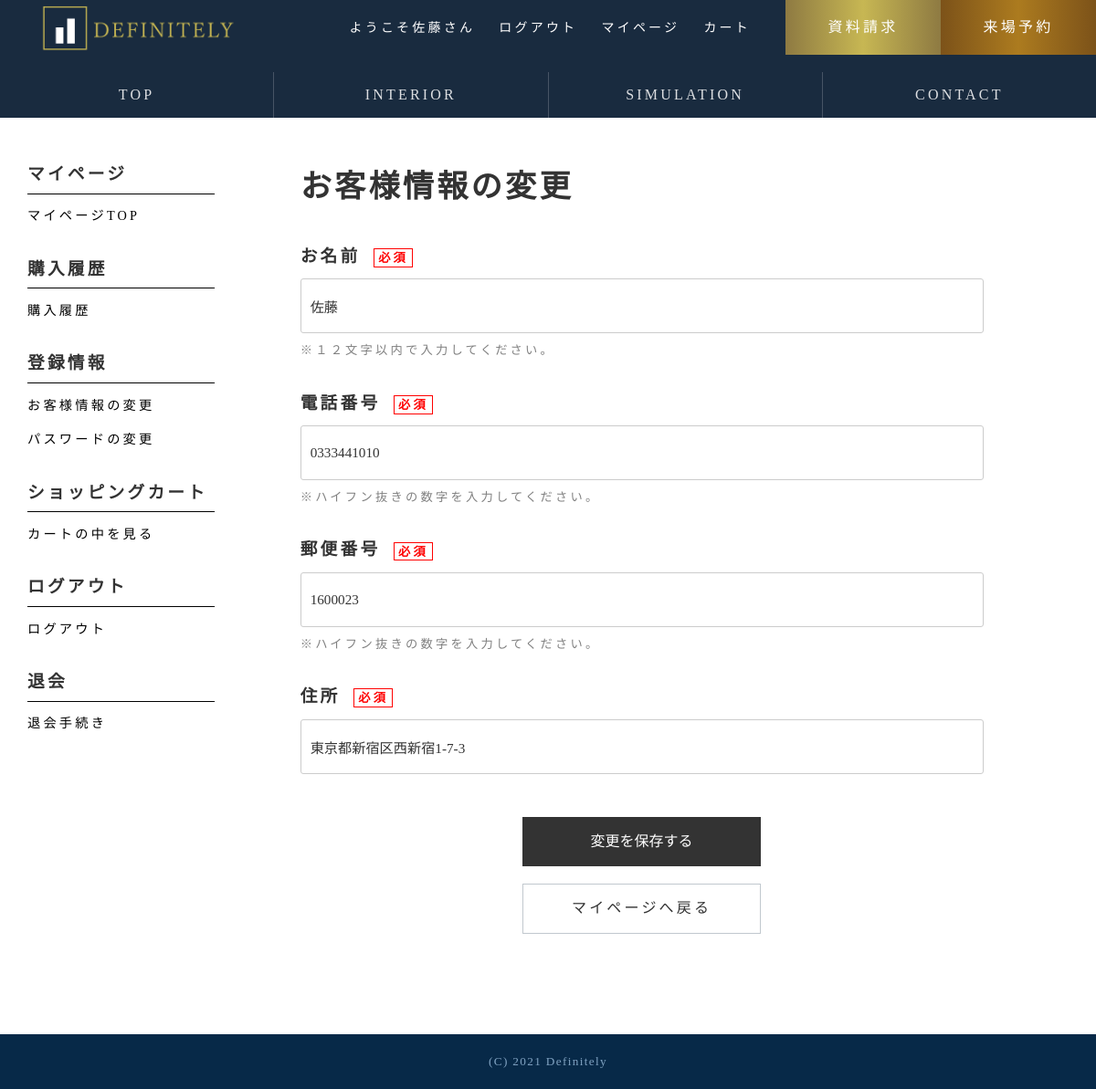
/view/mycust_info.php (signed in), run on the app's committed database.
### tables this page shows
CREATE TABLE IF NOT EXISTS `users` (
  `User_id` int(11) NOT NULL AUTO_INCREMENT,
  `password` char(255) NOT NULL,
  `mail_address` varchar(255) NOT NULL,
  `name` varchar(255) NOT NULL,
  `tel` varchar(15) DEFAULT NULL,
  `address_num` varchar(7) DEFAULT NULL,
  `address` varchar(255) DEFAULT NULL,
  `Born` date DEFAULT NULL,
  `point` int(11) DEFAULT NULL,
  `created_at` datetime NOT NULL,
  `delete_time` datetime DEFAULT NULL,
  PRIMARY KEY (`User_id`),
  UNIQUE KEY `mail_address` (`mail_address`)
);

### Model/deal_model.php (called while the page is built)
<?php
$user = $_SESSION['User_id'];
  $dsn = 'mysql:host=localhost;dbname=hew2020_91467;charset=utf8mb4';
  $db_user = 'hew2020_91467';
  $db_password = '';
    try{
        $pdo = new PDO($dsn, $db_user, $db_password);
        $pdo->setAttribute(
            PDO::ATTR_ERRMODE,
            PDO::ERRMODE_EXCEPTION
        );
        $sql = "SELECT name, mail_address,tel,address_num,address FROM users where User_id = $user;";
        $stmt = $pdo->query($sql);
        $cust = $stmt->fetchAll(PDO::FETCH_ASSOC);
    }catch(PDOException $error){
        header('Location: /IT42-117/erro_pages/error1.php');
        exit;
    }

### app/function.php (called while the page is built, shortened)
<?php
function h($str)
{
  return htmlspecialchars($str, ENT_QUOTES, 'UTF-8');
}

### view/mycust_info.php (the view, shortened to what this page needs)
<?php
require_once('../Model/deal_model.php');
require_once('../app/function.php');
$login = 'login.php';
$logout = 'logout.php';
$simulation = 'path_sim.php';
?>
<!DOCTYPE html>
<html lang="ja">
<head>
  <link rel="stylesheet" href="../css/normalize.css">
  <link rel="stylesheet" href="../css/common.css">
  <link rel="stylesheet" href="../css/mypage.css">
</head>
<body>
  <div class="wrapper">
    <header class="header_top">
       <div class="header_upper">
         <a href="../index.php"><h1 class="header_logo"><img src="../images/logo.png" alt="ロゴ"></h1></a>
         <div class="top_flex2">
           <nav class="header_nav1">
             <ul>
               <li><a class="nav_link" href="#"><?php if (isset($_SESSION['mail_address'])) { echo "ようこそ".$_SESSION['name']."さん"; } else {echo"ようこそゲストさん";}?></a></li>
               <li>
               <?php
                 if( isset($_SESSION['mail_address'])){
                   echo '<a class = "nav_link" name="logout" href = "'.$logout.'">ログアウト</a>';
                     }else{
                     echo '<a class = "nav_link" href = "'.$login.'">ログイン</a>';
                 }
             ?></li>
               <?php
                       if(isset($_SESSION['mail_address'])){
                         echo '<li><a class = "nav_link" name="logout" href = "mypage.php">マイページ</a></li>';
                           }
             ?>
               <li><?php if(isset($_SESSION['mail_address'])){ echo "<a class='nav_link' href='cart.php'>カート</a>" ;}else{
                     echo "<a class='nav_link' href='path_ca.php'>カート</a>" ;}?></li>
             </ul>
           </nav>
           <nav class="header_nav2">
             <ul>
               <li><a class="nav_info" href="#">資料請求</a></li><li><a class="nav_reserve" href="#">来場予約</a></li>
             </ul>
           </nav>
         </div>
       </div>
       <div class="lower">
         <nav class="header_nav3">
           <ul>
             <li>
               <a class="nav_link" href="../index.php">
                 <span class="nomal">TOP</span>
               </a>
             </li><li>
               <a class="nav_link" href="../shop_category/interior.php">
                 <span class="nomal">INTERIOR</span>
               </a>
             </li><li>
             <?php if (isset($_SESSION['mail_address'])) { echo "<a class='nav_link' href='madori.php'>
                 <span class='nomal'>SIMULATION</span>
                 <span class='hover'>シミュレーション</span>"; }
                 else{ echo "<a class='nav_link' href='$simulation'>
                   <span class='nomal'>SIMULATION</span>
                   <span class='hover'>シミュレーション</span>"; }?>
             </li><li>
               <a class="nav_link" href="otoiawase.php">
                 <span class="nomal">CONTACT</span>
               </a>
             </li>
           </ul>
         </nav>
       </div>
     </header>
    <main class="main">
      <div class="main_left">
        <h3>マイページ</h3>
        <ul>
          <li>
            <a href="mypage.php">マイページTOP</a>
          </li>
        </ul>
        <h3>購入履歴</h3>
        <ul>
          <li>
            <a href="mycust_bought.php">購入履歴</a>
          </li>
        </ul>
        <h3>登録情報</h3>
        <ul>
          <li>
            <a href="mycust_info.php">お客様情報の変更</a>
          </li>
          <li>
            <a href="mycust_pass.php">パスワードの変更</a>
          </li>
        </ul>
        <h3>ショッピングカート</h3>
        <ul>
          <li>
            <a href="cart.php">カートの中を見る</a>
          </li>
        </ul>
        <h3>ログアウト</h3>
        <ul>
          <li>
            <a href="login_out_page.php">ログアウト</a>
          </li>
        </ul>
        <h3>退会</h3>
        <ul>
          <li>
            <a href="mycust_leave.php">退会手続き</a>
          </li>
        </ul>
      </div>
      <div class="main_right">
        <div class="leave_auto">
          <?php foreach($cust as $customer){ ?>
          <form class=""  action="../Model/mycust_info_model.php" method="POST">
            <h2>お客様情報の変更</h2>
            <h3>お名前<span class="to">必須</span></h3>
            <input type="text" name="name" required value="<?php echo $customer['name']; ?>">
            <p>※１２文字以内で入力してください。</p>
            <h3>電話番号<span class="to">必須</span></h3>
            <input type="text" name="tel" required value="<?php echo h($customer['tel']); ?>">
            <p>※ハイフン抜きの数字を入力してください。</p>
            <h3>郵便番号<span class="to">必須</span></h3>
            <input type="text" name="postcode" required value="<?php echo h($customer['address_num']); ?>">
            <p>※ハイフン抜きの数字を入力してください。</p>
            <h3>住所<span class="to">必須</span></h3>
            <input type="text" name="address" required value="<?php echo h($customer['address']); ?>">
            <div class="leavebtn_auto">
              <button type="submit" class="passbtn arrow_btn">変更を保存する</button>
              <a href="mypage.php" class="arrow_btn backbtn">マイページへ戻る</a>
            </div>
            <?php } ?>
          </form>
        </div>
      </div>
    </main>
    <footer class="footer">
      <small>(C) 2021 Definitely</small>
    </footer>
  </div>
</body>
</html>

### css/common.css (style rules this page uses)
* { margin: 0; padding: 0; outline: 0; }
body { font-family: Cinzel, "Noto Serif JP", serif; font-size: 16px; color: #333; background-color: #FFF; line-height: 1.75; letter-spacing: .2em; }
.wrapper { position: relative; margin: 0 auto; min-height: 100vh; padding-bottom: 60px; box-sizing: border-box; }
p { margin-top: 0; }
.header_top { position: fixed; top: 0; left: 0; width: 100%; background-color: rgba(0,21,43,0.9); z-index: 10; }
.header_upper { position: relative; display: flex; justify-content: space-between; height: 60px; }
.header_logo { width: 30%; height: 60px; }
.header_logo img { padding: 5px 0 0 45px; width: 230px; }
.top_flex2 { display: flex; }
.header_nav1 { white-space: nowrap; text-align: left; line-height: 60px; }
.header_nav1 ul li { display: inline-block; margin-left: 1rem; font-size: 14px; }
.header_nav2 { display: flex; text-align: left; white-space: nowrap; margin-left: 2rem; }
.header_nav2 ul li { display: inline-block; text-align: center; font-size: 16px; transition:.3s; }
.header_nav2 ul li .nav_info { width: 170px; height: 60px; line-height: 60px; background:linear-gradient(to right, #8e7a42 0%,#c7b753 50%,#8e7a42 100%); }
.header_nav2 ul li .nav_reserve { width: 170px; height: 60px; line-height: 60px; background:linear-gradient(to right, #7c5219 0%,#ac7b1f 50%,#7c5219 100%); }
.nav_link, .nav_info, .nav_reserve { position: relative; display: inline-block; text-decoration: none; color: #fff; }
.header_nav3 ul { display: flex; margin-top: 1rem; }
.header_nav3 ul li { display: inline-block; width: calc(100%/4); height: 50px; line-height: 50px; text-align: center; font-size: 16px; transition:all .4s ease-out; }
.header_nav3 ul li +li { border-left: rgba(255,255,255,.2) 1px solid; }
.header_nav3 ul li a { display: block; color: rgba(255,255,255,.85); }
.footer { position: absolute; bottom: 0; width: 100%; height: 60px; text-align: center; background: #072948; }
.footer small { line-height: 60px; color: #81A3C2; letter-spacing: .1em; font-size: .7rem; }
@media (min-width: 48em) { :root { font-size: calc(1rem + ((1vw - 0.48rem) * 0.6944)); min-height: 0vw; } }

### css/mypage.css (style rules this page uses)
body { padding-top: 125px; }
.main { display: flex; margin: 50px auto 100px; width: 95%; }
.main_left { width: 18%; }
.main_right { width: 82%; }
.main_left h3 { padding-bottom: 4px; border-bottom: solid 1px #000; }
.main_left h3:not(:first-child) { margin-top: 1.5rem; }
.main_left li { margin-top: 0.5rem; list-style: none; }
.main_left li a { text-decoration: none; color: #000; font-size: 0.75rem; }
.leave_auto h2 { font-size: 1.8rem; margin-bottom: 2%; }
.leave_auto h3:not(:first-child) { margin-top: 4%; }
.leave_auto form { margin: auto; width: 80%; }
.leave_auto input { background-color: transparent; border: 1px solid #ccc; border-radius: 3px; -webkit-box-sizing: border-box; box-sizing: border-box; font-size: .8rem; height: 60px; padding: 15px 10px; margin-top: 1%; width: 100%; }
.leavebtn_auto { width: 35%; margin: 2rem auto 0; }
.arrow_btn { display: inline-block; position: relative; width: 100%; padding: 0.8em; margin: .5rem 0; box-sizing: border-box; text-align: center; text-decoration: none; color: #333; background: #fff; border:1px solid #c1c8ce; transition: transform ease .3s; }
.leave_auto p { margin-top: 1%; font-size: .7rem; color: #808080; }
.passbtn { background-color: #333; color: #fff; border: none; }
.to { color: red; border: solid 1px red; font-size: .7rem; padding: .1rem .2rem; margin-left: 2%; }

### data on the page
users: name "佐藤", tel "0333441010", postcode "1600023", address "東京都新宿区西新宿1-7-3"

### other printed values
$_SESSION['name'] "佐藤"
